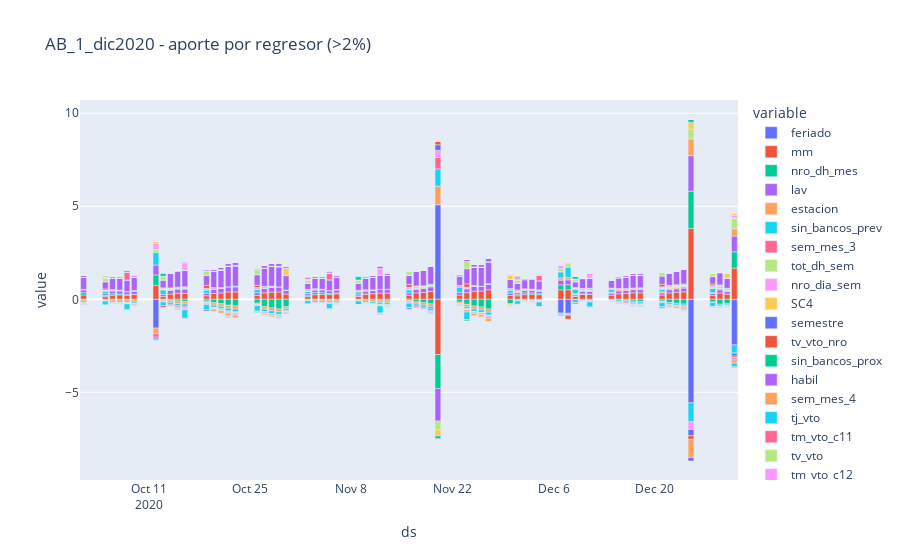
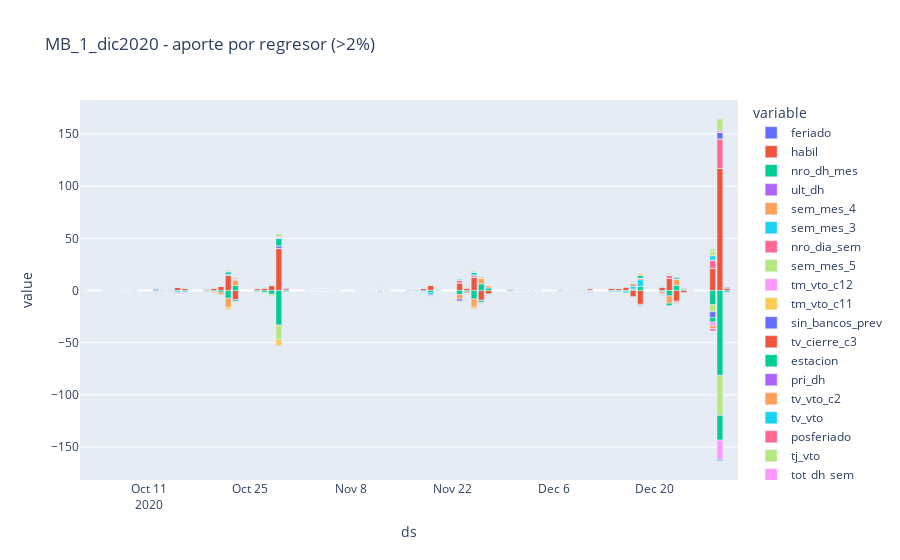

Write notebook code for charts like these, in order.
### Code cell
for i in model_dict:
    #obtenemos la importancia de las features por el valor maximo aportado respecto a yhat
    importance = abs(model_dict[i].drop(columns=cols_no_graph+['ds']).divide(model_dict[i].yhat, 
                                                                     axis=0)).describe().transpose().sort_values(by='max',ascending=False)
    #graficamos solo las variables que hayan aportado mas de 2%
    features_to_plot = importance[importance['max'] > 0.02].index.drop('yhat').append(pd.Index(['ds']))
    
    #aplicamos el filtro y melteamos
    graph_df = model_dict[i][features_to_plot].drop(columns='ds').divide(model_dict[i][features_to_plot].drop(columns='ds').sum(axis=1), axis='index')
    graph_df['ds'] = model_dict[i].ds
    graph_df = pd.melt(graph_df, id_vars =['ds']) 
    fig = px.bar(graph_df, x="ds", y="value", title= str(i) +" - aporte por regresor (>2%)", color='variable', barmode='relative')
    
    fig.write_html(str(i) + "stacked_barplot.html")

    fig.show()
